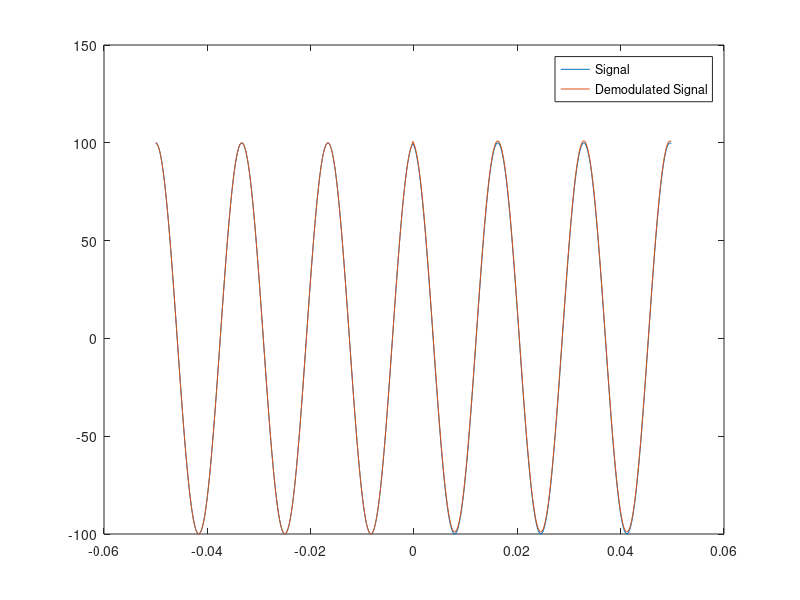
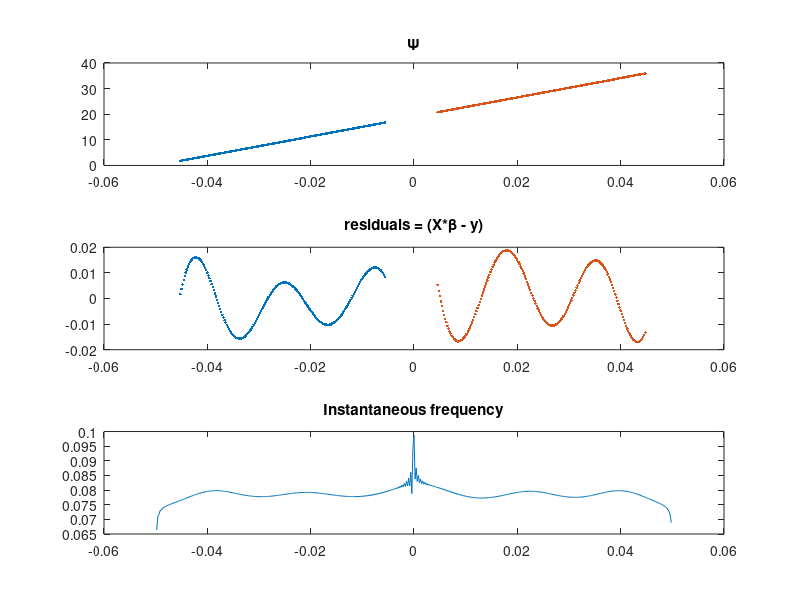
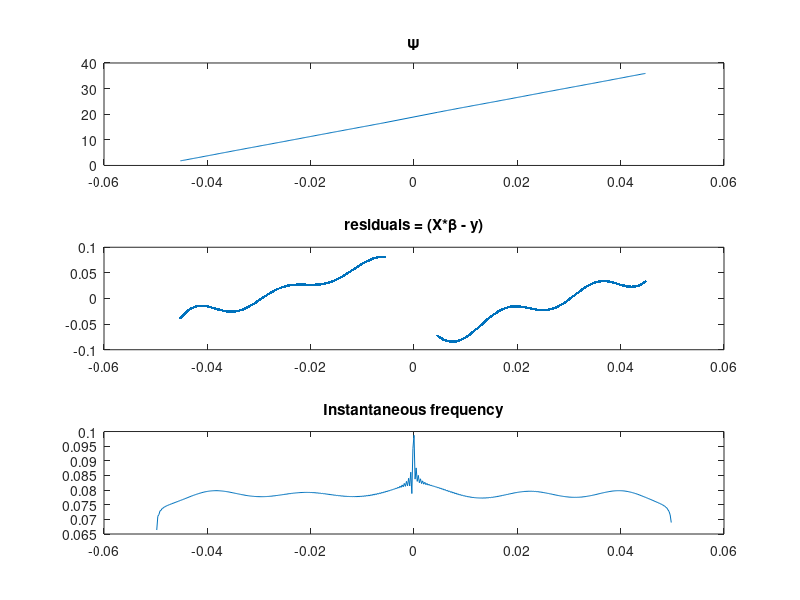

Recreate these plots in MATLAB, in order.
% Estimation of Sincrophasors with discontinuities
% using MATLAB optimization toolbox 
clear all; close all; clc;

%signal generation
F0 = 60; %Hz nominal
F1 = 60; %Hz fundamental
SampleRate = 4800; %Hz
dt = 1/SampleRate;
AnalysisCycles = 6;
NSamples = floor(AnalysisCycles*SampleRate/F0);
n = -NSamples/2:(NSamples/2-1); %discrete time vector
tau_pp = 0.5; % relative time of step in percent of total time 
tau_0 = (tau_pp - 0.5)*NSamples; %discrete time displacement
n = n - tau_0;
t = n*dt; %time vector
Vm = 100; %70*sqrt(2);
Ps = 0; %phase in degrees

% Phase in radians
Ph = Ps*pi/180;

KaS = 10;   % IEEE Std phase (angle) step index: 10 degrees
KxS = 0;   % magnitude step index: 0.1 
Wf = 2*pi*F1;  % fundamental frequency

Xm = Vm; %for now, single phase; TODO: 6-channels
Ain = zeros(length(Xm),length(t));
% Amplitude Step: applied after time passes 0
i = 1;
Ain(i,:) = Xm(i);
Ain(i,t >= 0) = Ain(i,t >= 0) * (1 + KxS(i));
%Phase step
Theta(i,:) = (Wf(i)*t) ...                         % Fundamental
                 + Ph(i);               % phase shift
Theta(i,t >= 0) = Theta(i,t >= 0) + (KaS(i) * pi/180);
cSignal = (Ain.*exp(-1i.*Theta));
SNR = 97; %dB SNR = 20 log_10 Asinal/Aruido => Aruido = Asinal/10^(SNR/20)
Aruido = 0*Vm/10^(SNR/20);
Signal = real(cSignal) + Aruido*(rand(1,length(t))-0.5);

%we should filter the signal...
% N_FIR = 100;        % FIR filter order
% Fp  = 500;       % 500 Hz passband-edge frequency
% Fs  = SampleRate;       % 96 kHz sampling frequency
% Rp  = 0.00057565; % Corresponds to 0.01 dB peak-to-peak ripple
% Rst = 1e-4;       % Corresponds to 80 dB stopband attenuation
% 
% eqnum = firceqrip(N_FIR,Fp/(Fs/2),[Rp Rst],'passedge'); % eqnum = vec of coeffs
% lowpassFIR = dsp.FIRFilter('Numerator',eqnum); %or eqNum200 or numMinOrder
% %fvtool(lowpassFIR,'Fs',Fs,'Color','White')
% Sig_filt = lowpassFIR(Signal);
% figure; plot(Sig_filt,'r');
% legend('Filtered Signal');

%%%% Estimation of tau
%addpath('.\common')
%load filter_PB20_20Hz_5th % b20 a20 (elliptic lowpass filter with 20Hz passband and zero at 60 Hz)

%Hilbert filter
br = floor(0.05*NSamples); % 5% of NSamples are taken off at the beggining and end
z=hilbert(Signal');  % calculates the analytic signal associated with Signal
Psi = unwrap(angle(z));

f_hi=unwrap(angle(z(2:end,:).*conj(z(1:end-1,:))));  % Hilbert estimate of the instantaneous frequency of Signal
f=f_hi-median(f_hi(br:end-br));

%Ain = (Ain - mean(Ain))./abs(Ain);

%Total Variation of Psi
% m = length(Psi);
% D = zeros(m,m); 
% for i = 1:m-1
%    D(i,i) = -1;
%    D(i,i+1) = 1;
% end
% D(m,m) = 1;
% 
% TV = sum(abs(D*Psi));
% figure; 
% plot(t,TV,t,Psi); title('Total variation of \Psi')
% legend('TV(\Psi)','\Psi')


%threshold
th = 0.01;

[ifmax, imax] = max(abs(f(br:end-br)));
imax_th = find(abs(f(br:end-br))>th,1);
imax_th = imax_th + br - 1;

if imax_th>0
    tau_e = imax_th*dt
    tau = (tau_0 + NSamples/2)*dt
else
    tau_e = 0;
    tau = 0;
    imax_th = size(t,2)+1;
end

tau_error = (tau_e - tau)

%trying to demodulate signal with nominal values
% for phase
demod = 1; %cos(KaS*pi/180);
if imax_th>0
    Sig_demod = [Signal(1:imax_th) Signal(imax_th+1:end)+demod];
else 
    Sig_demod = Signal;
end
plot(t,Signal)
hold on; plot(t,Sig_demod); legend('Signal','Demodulated Signal')
%now, recalculate hilbert with demodulated signal
z=hilbert(Sig_demod');  % calculates the analytic signal associated with Signal
Psi = unwrap(angle(z));
f_hi=unwrap(angle(z(2:end,:).*conj(z(1:end-1,:))));  % Hilbert estimate of the instantaneous frequency of Signal
f=f_hi-median(f_hi(br:end-br));


%splittig Psi in two
Psi_1 = Psi(br:imax_th-1-br);
t_1 = t(br:imax_th-1-br);
Psi_2 = Psi(imax_th+br:end-br);
t_2 = t(imax_th+br:end-br);

%estimation of angular frequency (w = 2*pi*f) using hilbert
% w is the slope of the linear curve

%1st degree model matrix
%calculating 2freqs
X1 = [t_1' ones(size(t_1))']; y = Psi_1;
beta = (X1'*X1)\X1'*y;
fest_1 = beta(1)/(2*pi)
ferr_1 = 100*(fest_1 - F1)/F1
res_1 = (X1*beta - y);

X2 = [t_2' ones(size(t_2))']; y = Psi_2;
beta = (X2'*X2)\X2'*y;
fest_2 = beta(1)/(2*pi)
ferr_2 = 100*(fest_2 - F1)/F1
res_2 = (X2*beta - y);

fest = mean([fest_1 fest_2])
ferr = 100*(fest - F1)/F1

figure
subplot(3,1,1); plot(t_1,Psi_1,'.',t_2,Psi_2,'.'); title('\Psi')
subplot(3,1,2); plot(t_1,res_1,'.',t_2,res_2,'.'); title('residuals = (X*\beta - y)')
subplot(3,1,3); plot(t(2:end),abs(f_hi)); title('Instantaneous frequency')

%Other approach
%calculating 1freq
Psi = [Psi_1; Psi_2]; y = Psi;
t_m = [t_1 t_2]';
X = [t_m'; ones(size(t_m))']';
beta = (X'*X)\X'*y;
fest_m = beta(1)/(2*pi)
ferr_m = 100*(fest_m - F1)/F1
res_m = (X*beta - y);
figure
subplot(3,1,1); plot(t_m,Psi); title('\Psi')
subplot(3,1,2); plot(t_m,res_m,'.'); title('residuals = (X*\beta - y)')
subplot(3,1,3); plot(t(2:end),abs(f_hi)); title('Instantaneous frequency')


